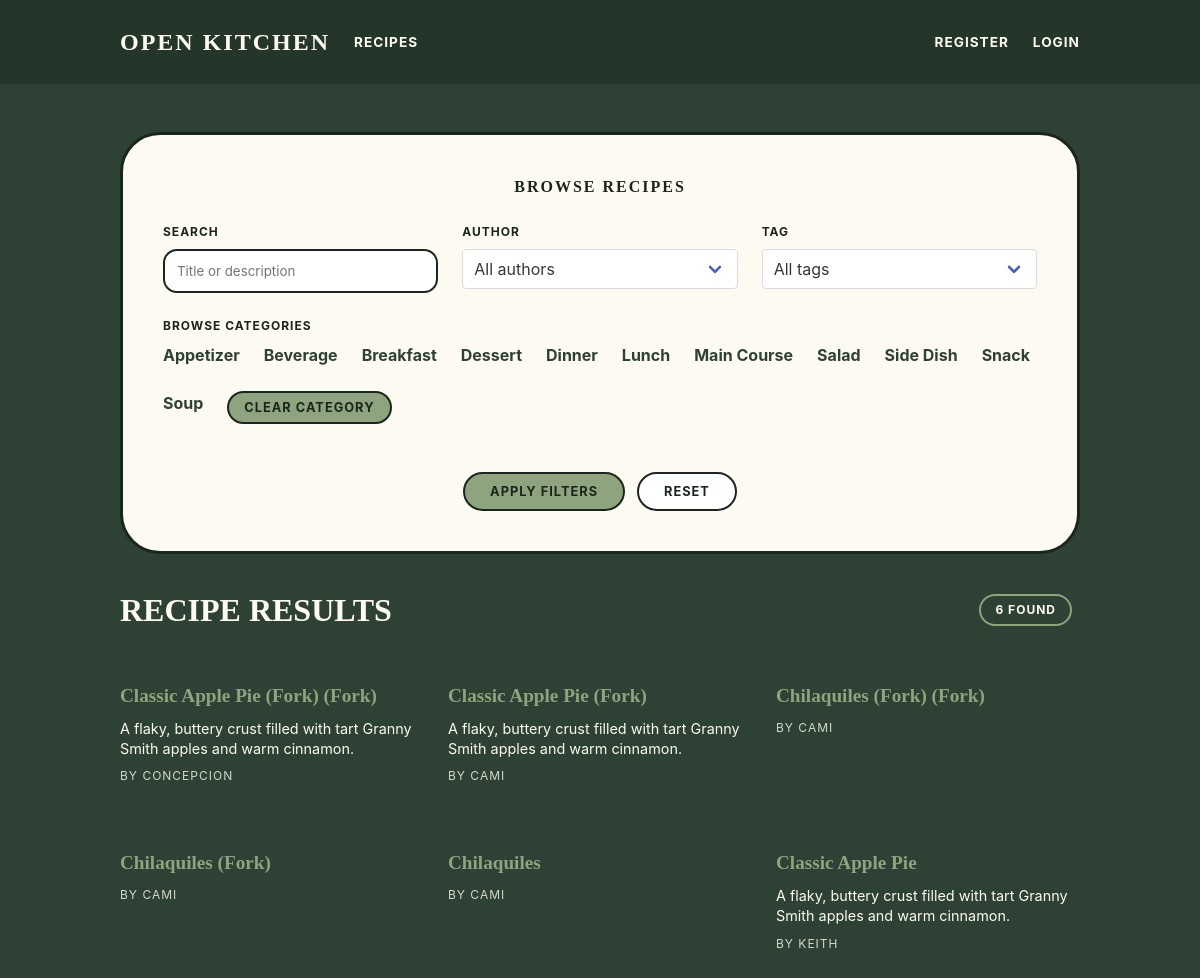
Before: /recipes/ with the older database file.
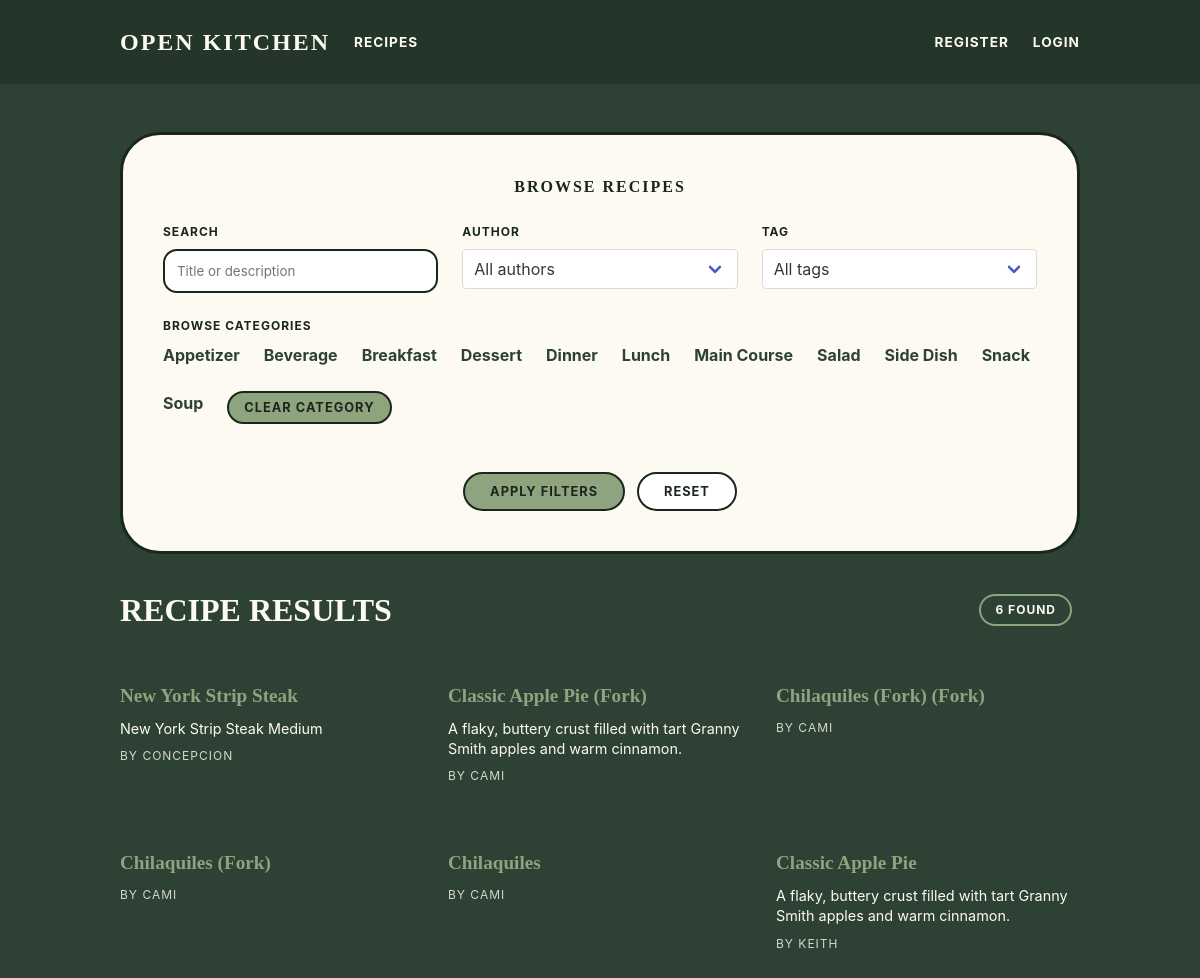
After: the same page with the newer database file.
### tables this page shows
CREATE TABLE recipes (
    id INTEGER PRIMARY KEY AUTOINCREMENT,
    title TEXT NOT NULL,
    description TEXT,
    template_type TEXT NOT NULL CHECK(template_type IN ('standard', 'quick_tip')),
    author_id INTEGER NOT NULL,
    base_servings INTEGER,
    prep_time_minutes INTEGER,
    cook_time_minutes INTEGER,
    parent_recipe_id INTEGER,
    is_public INTEGER DEFAULT 1,
    created_at DATETIME DEFAULT CURRENT_TIMESTAMP,
    updated_at DATETIME,
    FOREIGN KEY (author_id) REFERENCES users(id),
    FOREIGN KEY (parent_recipe_id) REFERENCES recipes(id)
);

### app/recipes.py (the view)
@bp.route('/')
def index():
    filters = {
        'category': request.args.get('category'),
        'tag': request.args.get('tag'),
        'author': request.args.get('author'),
        'search': request.args.get('search'),
    }
    recipes = Recipe.get_all_public(filters)
    from app.db import get_db
    db = get_db()
    categories = Category.get_all()
    tags = Tag.get_all()
    authors = db.execute(
        'SELECT DISTINCT u.id, u.username '
        'FROM users u '
        'JOIN recipes r ON r.author_id = u.id '
        'WHERE r.is_public = 1 '
        'ORDER BY u.username'
    ).fetchall()
    return render_template(
        'recipes/index.html',
        recipes=recipes,
        categories=categories,
        tags=tags,
        authors=authors,
        filters=filters,
    )

### app/auth.py (called while the page is built)
@bp.before_app_request
def load_logged_in_user():
    user_id = session.get('user_id')
    if user_id is None:
        g.user = None
    else:
        g.user = User.get_by_id(user_id)

### app/db.py (called while the page is built)
def get_db():
    if 'db' not in g:
        g.db = sqlite3.connect(
            current_app.config['DATABASE'],
            detect_types=sqlite3.PARSE_DECLTYPES
        )
        g.db.row_factory = sqlite3.Row
        g.db.execute('PRAGMA foreign_keys = ON')
    return g.db

### app/models/lookup.py (called while the page is built)
    @staticmethod
    def get_all():
        db = get_db()
        return db.execute('SELECT * FROM categories ORDER BY name').fetchall()

    @staticmethod
    def get_all():
        db = get_db()
        return db.execute('SELECT * FROM tags ORDER BY name').fetchall()

### app/templates/recipes/index.html (shortened to what this page needs)
{% extends 'base.html' %}
{% block content %}
<div class="filter-card">
    <h2 style="font-family: 'Georgia', serif; text-transform: uppercase; letter-spacing: 2px; font-weight: bold; margin-bottom: 1.5rem; text-align: center;">Browse Recipes</h2>
    <form method="get">
        <div class="columns is-multiline">
            <div class="column is-4">
                <label class="filter-label" for="search">Search</label>
                <input class="filter-input" type="text" name="search" id="search" value="{{ filters.search or '' }}" placeholder="Title or description">
            </div>
            <div class="column is-4">
                <label class="filter-label" for="author">Author</label>
                <div class="select is-fullwidth">
                    <select class="filter-input" name="author" id="author">
                        <option value="">All authors</option>
                    </select>
                </div>
            </div>
            <div class="column is-4">
                <label class="filter-label" for="tag">Tag</label>
                <div class="select is-fullwidth">
                    <select class="filter-input" name="tag" id="tag">
                        <option value="">All tags</option>
                    </select>
                </div>
            </div>
            <div class="column is-12">
                <label class="filter-label">Browse Categories</label>
                <div class="category-list" style="justify-content: flex-start; margin-top: 0.5rem;">
                    {% for cat in categories %}
                    <a href="{{ url_for('recipes.index', category=cat.id, search=filters.search, tag=filters.tag, author=filters.author) }}" class="category-link" >{{ cat.name }}</a>
                    {% endfor %}
                    <a href="{{ url_for('recipes.index', search=filters.search, tag=filters.tag, author=filters.author) }}" class="btn-pill is-compact">Clear Category</a>
                </div>
            </div>
            <div class="column is-12">
                <div style="display: flex; gap: 12px; justify-content: center; flex-wrap: wrap;">
                    <button type="submit" class="btn-pill">Apply Filters</button>
                    <a href="{{ url_for('recipes.index') }}" class="btn-pill is-white" style="text-decoration: none;">Reset</a>
                </div>
            </div>
        </div>
    </form>
</div>
<div class="recent-section">
    <div class="level is-mobile mb-6">
        <div class="level-left">
            <h2 style="font-family: 'Georgia', serif; text-transform: uppercase; font-size: 2rem; font-weight: bold;">Recipe Results</h2>
        </div>
        <div class="level-right">
            <span class="result-pill">{{ recipes|length }} found</span>
        </div>
    </div>
    <div class="columns is-multiline">
        {% for recipe in recipes %}
        <div class="column is-4 recipe-entry">
            <a href="{{ url_for('recipes.view', id=recipe.id) }}">
                {{ recipe.title }}
            </a>
            <p class="recipe-description">{{ recipe.description[:100] if recipe.description else '' }}{% if recipe.description and recipe.description|length > 100 %}...{% endif %}</p>
            <span class="author-tag">By {{ recipe.author_name }}</span>
        </div>
        {% else %}
        <div class="column is-12">
            <div class="filter-card" style="padding: 2rem; text-align: center;">
                <p style="font-weight: bold; text-transform: uppercase; letter-spacing: 1px;">No recipes match those filters.</p>
            </div>
        </div>
        {% endfor %}
    </div>
</div>
{% endblock %}

Changed rows visible on the page:
removed recipes: title "Classic Apple Pie (Fork) (Fork)", description "A flaky, buttery crust filled with tart Granny Smith apples and warm cinnamon.", author_name "CONCEPCION"
added recipes: title "New York Strip Steak", description "New York Strip Steak Medium", author_name "CONCEPCION"
